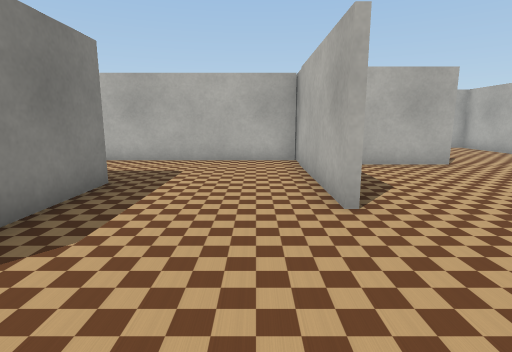
view 1 (above)

18 first-person views from a walk through a robot-simulator world made for Webots. The camera is 0.58 m above the floor, tilts 10° down and sees 80° across. The floor is counted in squares, 0.5 m on a side. Each view is taken from the middle of a square. On the plan, view 1 faces up. The plan holds only what a view shows up to about 13 squares ahead; the rest is blank. The robots in the file are not drawn. Simple shapes and patterns stand in for the simulator's stock objects.

view 2
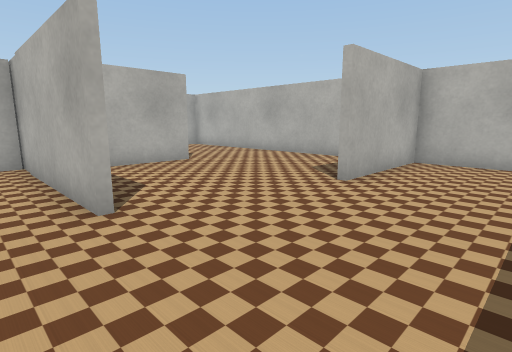

view 3
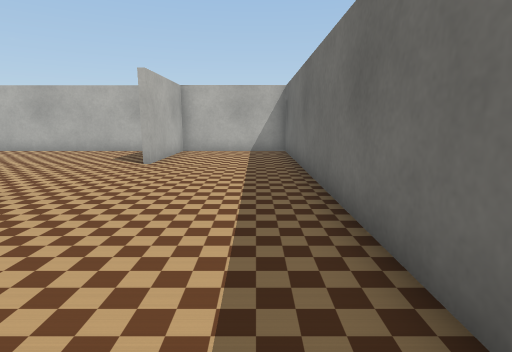

view 4
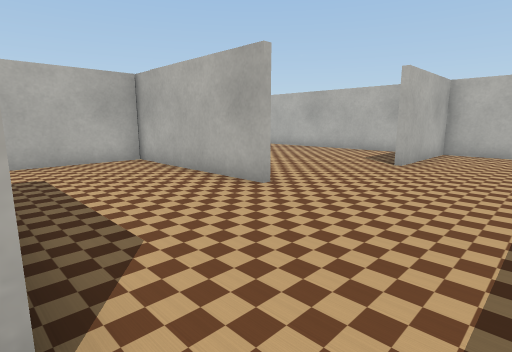

view 5
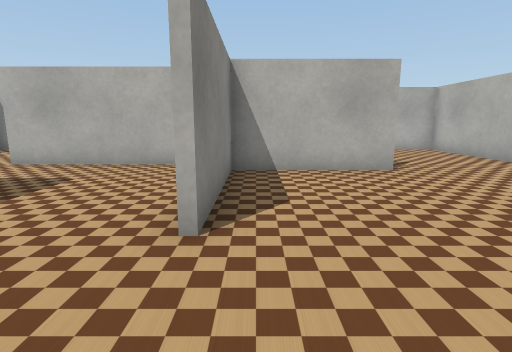

view 6
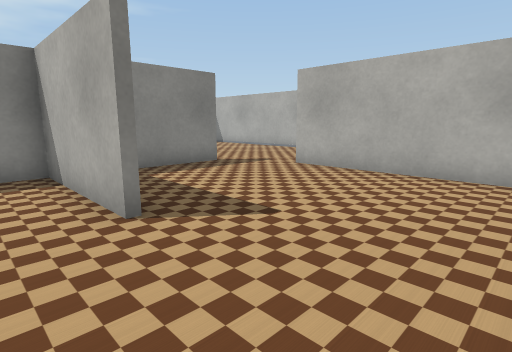

view 7
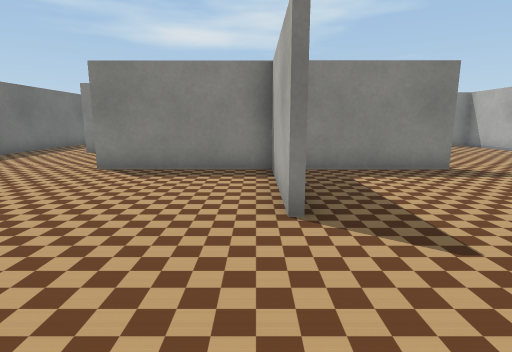

view 8
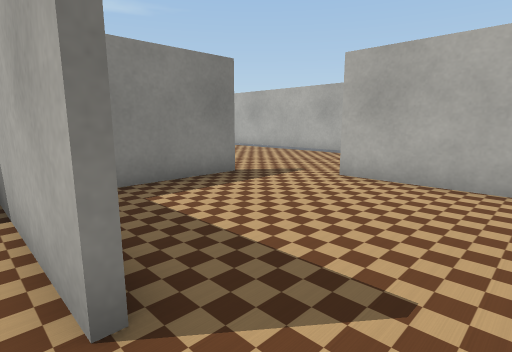

view 9
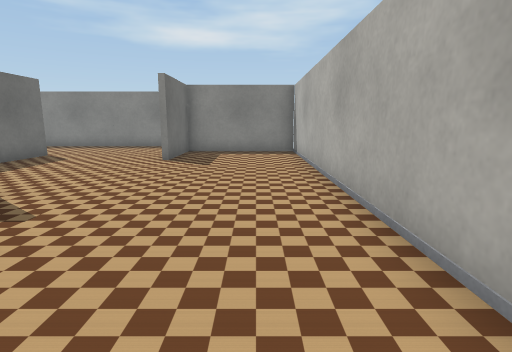

view 10
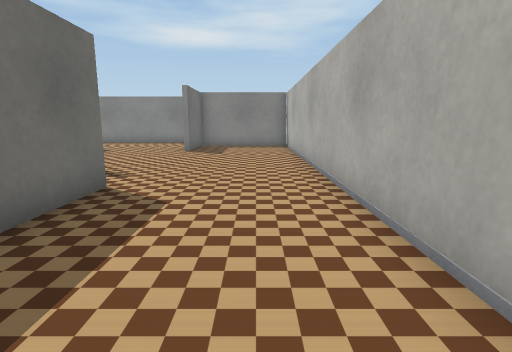

view 11
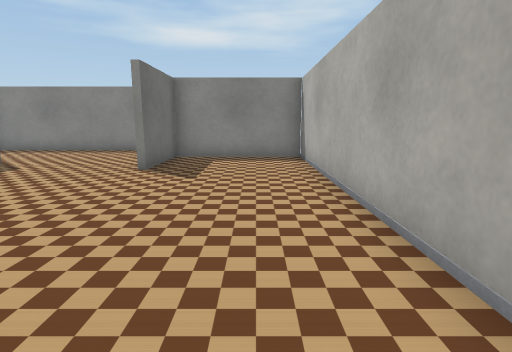

view 12
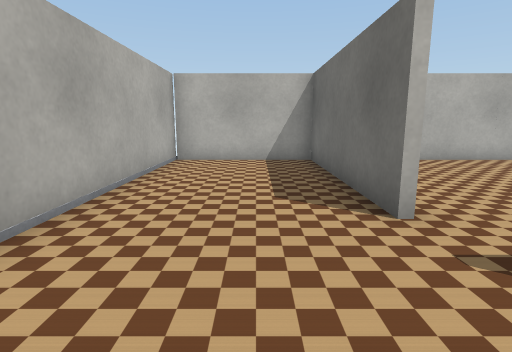

view 13
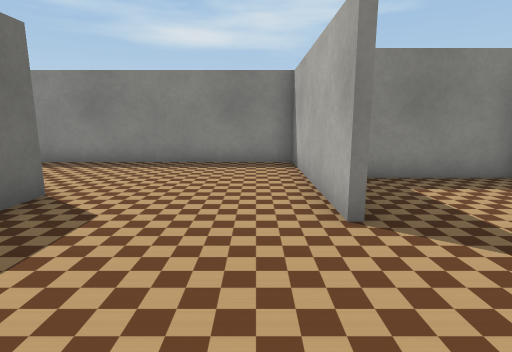

view 14
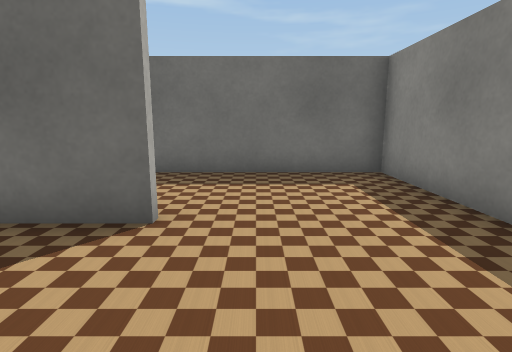

view 15
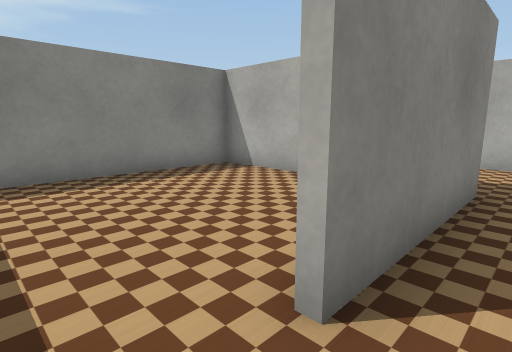

view 16
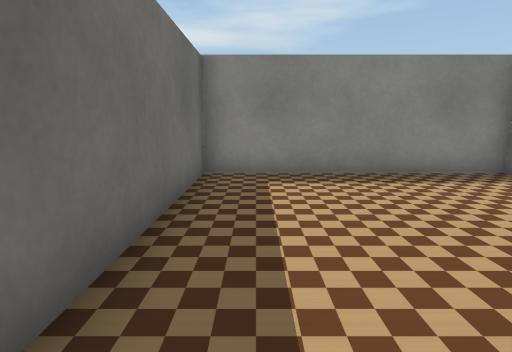

view 17
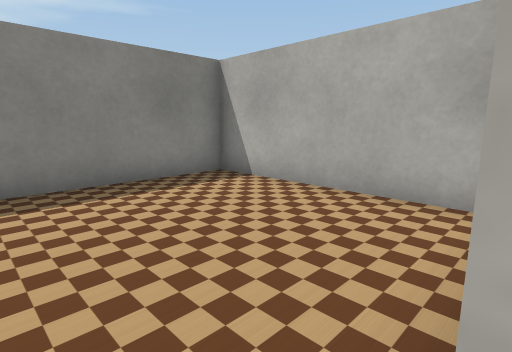

view 18
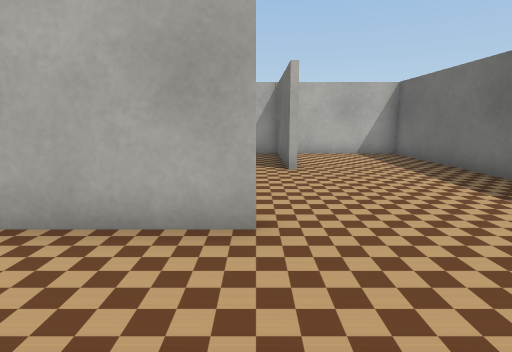

### Floor plan
Ten units are one square. View 1 is at (0, 0); x grows to the right and y downward. Boxes are objects, and circles mark ways between rooms. Rooms are numbered by the first view taken in them; rooms with no view inside come last. Other rooms are left out.
<svg viewBox="-94 -190 194 207">
<path fill="none" stroke="#000" d="M54 -84 14 -84 14 -40M55 -32 95 -32 95 -141 35 -141M12 -39 12 -66M-29 -59 -29 -14M14 -129 14 -94M-34 12 95 12 95 -30 55 -30M35 -143 95 -143 95 -185 -64 -185 -64 -143 -34 -143M-34 -141 -44 -141M-49 -96 -28 -96M-44 -141 -89 -141 -89 -59 -46 -59M-36 -57 -89 -57 -89 12 -34 12M-46 -59 -36 -59M12 -66 12 -97M14 -94 -49 -94"/>
<circle cx="25" cy="-125" r="3" fill="#2a7"/>
<circle cx="-30" cy="-5" r="3" fill="#2a7"/>
<circle cx="-10" cy="-55" r="3" fill="#2a7"/>
<circle cx="-40" cy="-120" r="3" fill="#2a7"/>
<circle cx="-35" cy="-80" r="3" fill="#2a7"/>
<text x="40" y="-60">1</text>
<text x="10" y="-150">2</text>
<text x="-70" y="-100">3</text>
<text x="-60" y="-30">4</text>
<text x="-20" y="-80">5</text>
</svg>
Room 1 opens to room 2. Room 1 opens to room 4. Room 1 opens to room 5. Room 2 opens to room 3. Room 3 opens to room 5.

Where each view was taken, in squares from view 1:
view 1: 0 up, 0 right, facing up
view 2: 0 up, 0 right, facing up-right
view 3: 0 up, 3 left, facing right
view 4: 0 up, 3 left, facing up-right
view 5: 1 up, 2 right, facing up
view 6: 7 up, 9 right, facing up-left
view 7: 8 up, 9 right, facing left
view 8: 8 up, 7 right, facing up-left
view 9: 17 up, 6 right, facing left
view 10: 17 up, 9 right, facing left
view 11: 17 up, 4 right, facing left
view 12: 16 up, 0 right, facing right
view 13: 13 up, 0 right, facing left
view 14: 13 up, 6 left, facing down
view 15: 0 up, 2 left, facing up-left
view 16: 0 up, 2 left, facing left
view 17: 1 up, 3 left, facing up-left
view 18: 4 up, 2 left, facing right
